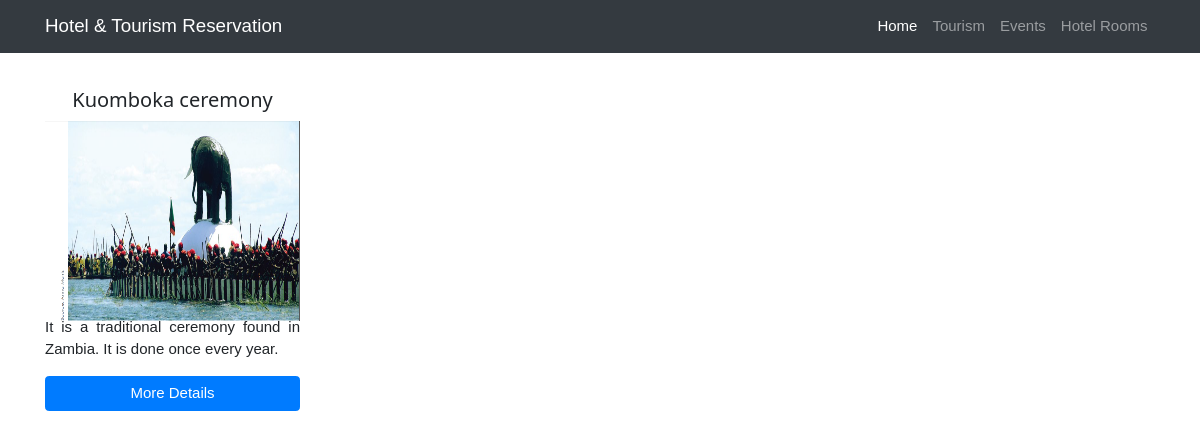
The page /tourism.php on the database as committed earlier.
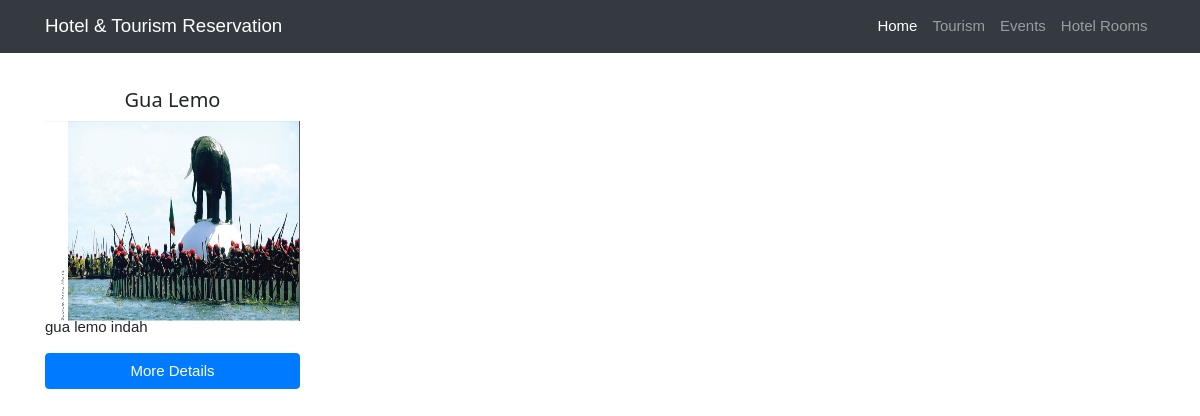
The same page on the database as committed later.
### tables this page shows
CREATE TABLE `tourism` (
  `id` int(11) NOT NULL,
  `title` varchar(255) NOT NULL,
  `photo` text NOT NULL,
  `photo1` text NOT NULL,
  `photo2` text NOT NULL,
  `location` varchar(255) NOT NULL,
  `details` text NOT NULL,
  `date` date NOT NULL,
  `time` time NOT NULL,
  `price` varchar(255) NOT NULL,
  `reservations` int(11) NOT NULL
);

### tourism.php (the view)
<?php
require_once 'core/core.php';
include 'includes/header.php';
include 'includes/navigation.php';
$sql = $db->query("SELECT * FROM tourism");
?>
    <div class="container"><br />
      <div class="row">
    <?php while($tour = mysqli_fetch_assoc($sql)): ?>
        <div class="col-lg-3 col-md-4 col-sm-6">
          <h4 class="text-center"><?= $tour['title']; ?></h4>
          <img src="<?= $tour['photo']; ?>" class="img-responsive" alt="tour" width="100%" height="200px">
          <section class="text-justify">
            <p>
              <?= $tour['details']; ?>
            </p>
            <a href="tour.php?tour=<?= $tour['id']; ?>" class="btn btn-block btn-primary">More Details</a>
          </section>
        </div>
    <?php endwhile; ?>
      </div>
    </div>

### includes/header.php (shortened to what this page needs)
<!DOCTYPE html>
<html lang="en">
  <head>
    <link href="vendor/bootstrap/css/bootstrap.min.css" rel="stylesheet">
    <link href="css/w3.css" rel="stylesheet">
    <link href="css/full-width-pics.css" rel="stylesheet">
  </head>
  <body>

### includes/navigation.php (shortened to what this page needs)
<nav class="navbar navbar-expand-lg navbar-dark bg-dark fixed-top">
    <div class="container">
      <a class="navbar-brand" href="index.php">Hotel & Tourism Reservation</a>
      <div class="collapse navbar-collapse" id="navbarResponsive">
        <ul class="navbar-nav ml-auto">
          <li class="nav-item active">
            <a class="nav-link" href="index.php">Home
            </a>
          </li>
          <li class="nav-item">
            <a class="nav-link" href="tourism.php">Tourism</a>
          </li>
          <li class="nav-item">
            <a class="nav-link" href="events.php">Events</a>
          </li>
          <li class="nav-item">
            <a class="nav-link" href="rooms.php">Hotel Rooms</a>
          </li>
        </ul>
      </div>
    </div>
  </nav>

### css/w3.css (style rules this page uses)
* { -webkit-box-sizing:border-box;-moz-box-sizing:border-box;box-sizing:border-box }
html { -ms-text-size-adjust:100%;-webkit-text-size-adjust:100% }
body { margin:0 }
article,aside,details,figcaption,figure,footer,header,hgroup,main,menu,nav,section,summary { display:block }
a { -webkit-tap-highlight-color:transparent;background-color:transparent }
img { border:0 }
html,body { font-family:Verdana,sans-serif;font-size:15px;line-height:1.5 }
h1,h2,h3,h4,h5,h6,.w3-slim,.w3-wide { font-family:"Segoe UI",Arial,sans-serif }
h4 { font-size:20px }
h1,h2,h3,h4,h5,h6 { font-weight:400;margin:10px 0 }
img { margin-bottom:-5px }
a { color:inherit }

### css/full-width-pics.css (style rules this page uses)
body { padding-top: 54px; }
@media (min-width: 992px) { body { padding-top: 56px; } }

Rows that differ between the two databases and show on the page:
changed tourism: title "Kuomboka ceremony" → "Gua Lemo"; details "It is a traditional ceremony found in Zambia. It is done once every year." → "gua lemo indah"
